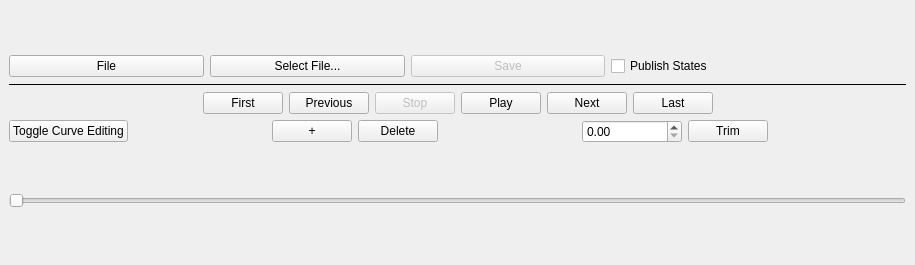
<?xml version="1.0" encoding="UTF-8"?>
<ui version="4.0">
 <class>AnimationEditor</class>
 <widget class="QWidget" name="AnimationEditor">
  <property name="geometry">
   <rect>
    <x>0</x>
    <y>0</y>
    <width>915</width>
    <height>265</height>
   </rect>
  </property>
  <property name="windowTitle">
   <string>Animation Editor</string>
  </property>
  <layout class="QVBoxLayout" name="verticalLayout_2">
   <property name="spacing">
    <number>6</number>
   </property>
   <property name="leftMargin">
    <number>9</number>
   </property>
   <property name="rightMargin">
    <number>9</number>
   </property>
   <item>
    <layout class="QVBoxLayout" name="verticalLayout">
     <item>
      <layout class="QHBoxLayout" name="filePanel">
       <item>
        <widget class="QPushButton" name="fileMenuButton">
         <property name="text">
          <string>File</string>
         </property>
         <property name="flat">
          <bool>false</bool>
         </property>
        </widget>
       </item>
       <item>
        <widget class="QPushButton" name="fileButton">
         <property name="text">
          <string>Select File...</string>
         </property>
        </widget>
       </item>
       <item>
        <widget class="QPushButton" name="saveButton">
         <property name="enabled">
          <bool>false</bool>
         </property>
         <property name="text">
          <string>Save</string>
         </property>
        </widget>
       </item>
       <item>
        <widget class="QCheckBox" name="publishCheckBox">
         <property name="acceptDrops">
          <bool>false</bool>
         </property>
         <property name="statusTip">
          <string>If checked, joint states are published to the real robot</string>
         </property>
         <property name="layoutDirection">
          <enum>Qt::LeftToRight</enum>
         </property>
         <property name="text">
          <string>Publish States</string>
         </property>
         <property name="checked">
          <bool>false</bool>
         </property>
        </widget>
       </item>
       <item>
        <spacer name="horizontalSpacer">
         <property name="orientation">
          <enum>Qt::Horizontal</enum>
         </property>
         <property name="sizeType">
          <enum>QSizePolicy::Preferred</enum>
         </property>
         <property name="sizeHint" stdset="0">
          <size>
           <width>100</width>
           <height>20</height>
          </size>
         </property>
        </spacer>
       </item>
      </layout>
     </item>
     <item>
      <widget class="Line" name="line">
       <property name="frameShadow">
        <enum>QFrame::Plain</enum>
       </property>
       <property name="lineWidth">
        <number>1</number>
       </property>
       <property name="orientation">
        <enum>Qt::Horizontal</enum>
       </property>
      </widget>
     </item>
     <item>
      <layout class="QHBoxLayout" name="controlPanel">
       <item>
        <spacer name="horizontalSpacer_2">
         <property name="orientation">
          <enum>Qt::Horizontal</enum>
         </property>
         <property name="sizeHint" stdset="0">
          <size>
           <width>40</width>
           <height>20</height>
          </size>
         </property>
        </spacer>
       </item>
       <item>
        <widget class="QPushButton" name="firstButton">
         <property name="text">
          <string>First</string>
         </property>
        </widget>
       </item>
       <item>
        <widget class="QPushButton" name="previousButton">
         <property name="text">
          <string>Previous</string>
         </property>
        </widget>
       </item>
       <item>
        <widget class="QPushButton" name="stopButton">
         <property name="enabled">
          <bool>false</bool>
         </property>
         <property name="text">
          <string>Stop</string>
         </property>
        </widget>
       </item>
       <item>
        <widget class="QPushButton" name="playButton">
         <property name="text">
          <string>Play</string>
         </property>
        </widget>
       </item>
       <item>
        <widget class="QPushButton" name="nextButton">
         <property name="text">
          <string>Next</string>
         </property>
        </widget>
       </item>
       <item>
        <widget class="QPushButton" name="lastButton">
         <property name="text">
          <string>Last</string>
         </property>
        </widget>
       </item>
       <item>
        <spacer name="horizontalSpacer_3">
         <property name="orientation">
          <enum>Qt::Horizontal</enum>
         </property>
         <property name="sizeHint" stdset="0">
          <size>
           <width>40</width>
           <height>20</height>
          </size>
         </property>
        </spacer>
       </item>
      </layout>
     </item>
     <item>
      <layout class="QHBoxLayout" name="editPanel">
       <item>
        <widget class="QPushButton" name="curveButton">
         <property name="text">
          <string>Toggle Curve Editing</string>
         </property>
        </widget>
       </item>
       <item>
        <spacer name="horizontalSpacer_5">
         <property name="orientation">
          <enum>Qt::Horizontal</enum>
         </property>
         <property name="sizeHint" stdset="0">
          <size>
           <width>40</width>
           <height>20</height>
          </size>
         </property>
        </spacer>
       </item>
       <item>
        <widget class="QPushButton" name="addButton">
         <property name="text">
          <string>+</string>
         </property>
        </widget>
       </item>
       <item>
        <widget class="QPushButton" name="deleteButton">
         <property name="text">
          <string>Delete</string>
         </property>
        </widget>
       </item>
       <item>
        <spacer name="horizontalSpacer_4">
         <property name="orientation">
          <enum>Qt::Horizontal</enum>
         </property>
         <property name="sizeHint" stdset="0">
          <size>
           <width>40</width>
           <height>20</height>
          </size>
         </property>
        </spacer>
       </item>
       <item>
        <widget class="QDoubleSpinBox" name="timeSpinBox">
         <property name="minimumSize">
          <size>
           <width>100</width>
           <height>0</height>
          </size>
         </property>
        </widget>
       </item>
       <item>
        <widget class="QPushButton" name="trimButton">
         <property name="text">
          <string>Trim</string>
         </property>
        </widget>
       </item>
       <item>
        <spacer name="horizontalSpacer_6">
         <property name="orientation">
          <enum>Qt::Horizontal</enum>
         </property>
         <property name="sizeHint" stdset="0">
          <size>
           <width>40</width>
           <height>20</height>
          </size>
         </property>
        </spacer>
       </item>
      </layout>
     </item>
    </layout>
   </item>
   <item>
    <layout class="QHBoxLayout" name="horizontalLayout">
     <property name="leftMargin">
      <number>0</number>
     </property>
     <property name="rightMargin">
      <number>0</number>
     </property>
     <item>
      <widget class="QSlider" name="timeSlider">
       <property name="mouseTracking">
        <bool>false</bool>
       </property>
       <property name="orientation">
        <enum>Qt::Horizontal</enum>
       </property>
      </widget>
     </item>
    </layout>
   </item>
  </layout>
 </widget>
 <resources/>
 <connections/>
</ui>
